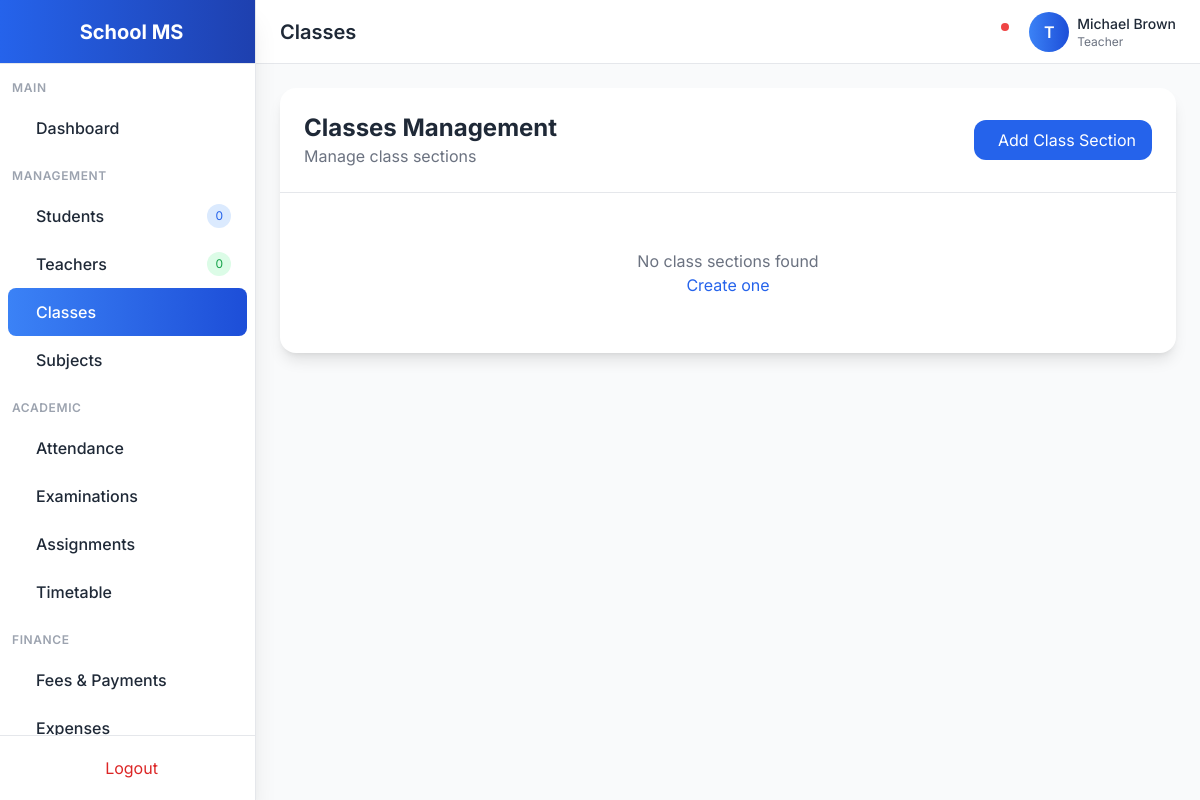
The app's page /academics/class-sections/ (signed in), older data.
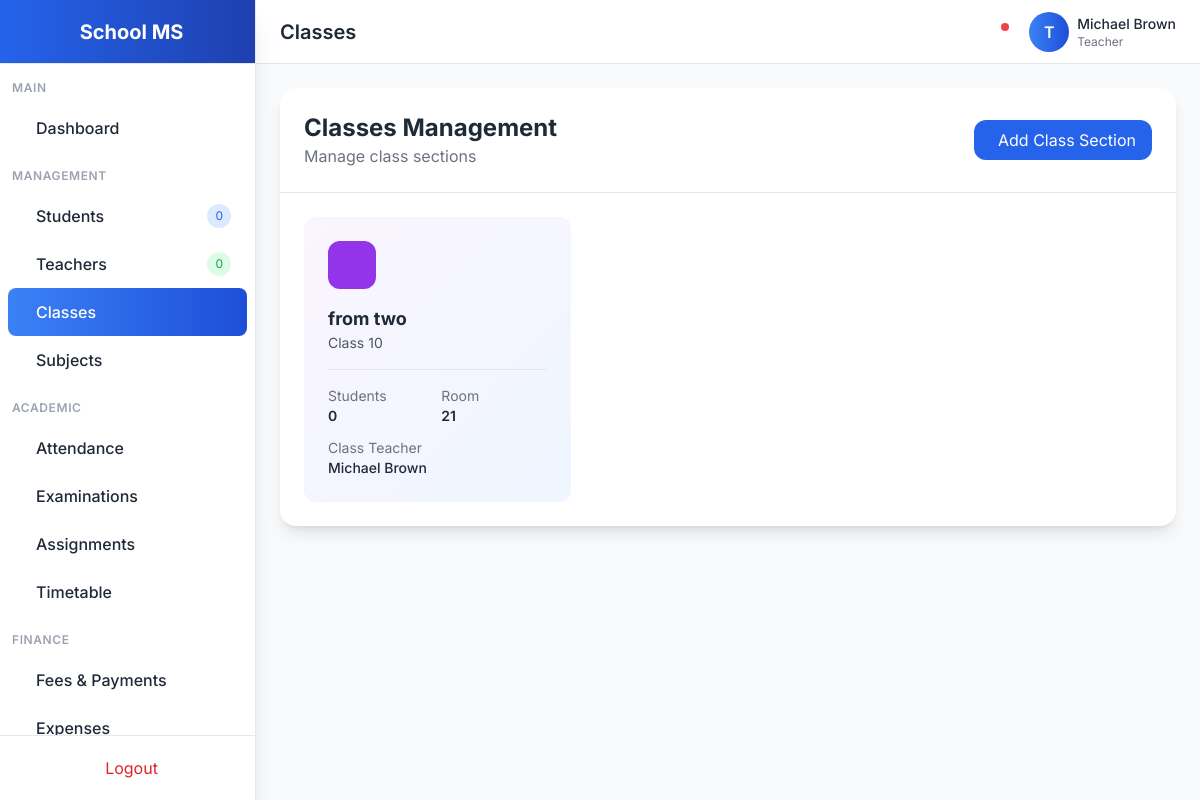
The same page, newer data.
### academics/models.py (models this page shows, shortened)
class ClassSection(models.Model):
    name = models.CharField(max_length=20)
    class_level = models.ForeignKey(ClassLevel, on_delete=models.CASCADE, related_name='sections')
    academic_year = models.ForeignKey(AcademicYear, on_delete=models.CASCADE, related_name='sections')
    class_teacher = models.ForeignKey('accounts.TeacherProfile', on_delete=models.SET_NULL, null=True, blank=True, related_name='assigned_classes')
    room_number = models.CharField(max_length=20, blank=True)
    max_students = models.IntegerField(default=40)
    class Meta:
        unique_together = ['name', 'class_level', 'academic_year']

class ClassLevel(models.Model):
    name = models.CharField(max_length=50)
    numeric_level = models.IntegerField()
    description = models.TextField(blank=True)
    class Meta:
        ordering = ['numeric_level']

### accounts/models.py (models this page shows, shortened)
class TeacherProfile(models.Model):
    DESIGNATION_CHOICES = [
        ('principal', 'Principal'),
        ('vice_principal', 'Vice Principal'),
        ('head_teacher', 'Head Teacher'),
        ('senior_teacher', 'Senior Teacher'),
        ('teacher', 'Teacher'),
        ('assistant_teacher', 'Assistant Teacher'),
    ]
    user = models.OneToOneField(User, on_delete=models.CASCADE, related_name='teacher_profile')
    employee_id = models.CharField(max_length=20, unique=True)
    designation = models.CharField(max_length=100, choices=DESIGNATION_CHOICES, default='teacher')
    qualification = models.CharField(max_length=200)
    department = models.CharField(max_length=100)
    joining_date = models.DateField()
    specializations = models.TextField(blank=True)
    experience_years = models.PositiveIntegerField(default=0)
    is_active = models.BooleanField(default=True)

class User(AbstractUser):
    ROLE_CHOICES = [
        ('admin', 'Admin'),
        ('teacher', 'Teacher'),
        ('student', 'Student'),
        ('parent', 'Parent'),
    ]
    GENDER_CHOICES = [
        ('male', 'Male'),
        ('female', 'Female'),
        ('other', 'Other'),
    ]
    role = models.CharField(max_length=20, choices=ROLE_CHOICES, default='student')
    gender = models.CharField(max_length=10, choices=GENDER_CHOICES, blank=True)
    phone = models.CharField(max_length=20, blank=True)
    address = models.TextField(blank=True)
    photo = models.ImageField(upload_to='profiles/', blank=True, null=True)
    date_of_birth = models.DateField(null=True, blank=True)
    created_at = models.DateTimeField(auto_now_add=True)
    updated_at = models.DateTimeField(auto_now=True)
    class Meta:
        ordering = ['-created_at']

### academics/views.py (the view)
# urls.py: path('class-sections/', views.ClassSectionListView.as_view(), name='class-section-list'),
class ClassSectionListView(LoginRequiredMixin, ListView):
    model = ClassSection
    template_name = 'academics/class_section_list.html'
    context_object_name = 'class_sections'
    paginate_by = 20
    def get_queryset(self):
        return ClassSection.objects.select_related('class_level', 'academic_year', 'class_teacher').all()

### templates/academics/class_section_list.html (shortened to what this page needs)
{% extends 'base.html' %}
{% block page_title %}Classes{% endblock %}
{% block content %}
<div class="bg-white dark:bg-gray-800 rounded-2xl shadow-lg">
    <div class="p-6 border-b dark:border-gray-700 flex flex-col md:flex-row md:items-center md:justify-between gap-4">
        <div>
            <h2 class="text-2xl font-bold">Classes Management</h2>
            <p class="text-gray-500 dark:text-gray-400">Manage class sections</p>
        </div>
        <a href="{% url 'class-section-create' %}" class="inline-flex items-center px-4 py-2 bg-primary-600 text-white rounded-xl hover:bg-primary-700 transition">
             Add Class Section
        </a>
    </div>
    <div class="p-6">
        <div class="grid grid-cols-1 md:grid-cols-2 lg:grid-cols-3 gap-6">
            {% for section in class_sections %}
            <div class="bg-gradient-to-br from-purple-50 to-blue-50 dark:from-purple-900/20 dark:to-blue-900/20 rounded-xl p-6 hover:shadow-lg transition">
                <div class="flex items-center justify-between mb-4">
                    <div class="w-12 h-12 bg-purple-600 rounded-xl flex items-center justify-center text-white">
                    </div>
                    <div class="flex space-x-1">
                        <a href="{% url 'class-section-update' section.pk %}" class="p-2 text-gray-500 hover:bg-white/50 rounded-lg transition">
                        </a>
                        <a href="{% url 'class-section-delete' section.pk %}" class="p-2 text-red-500 hover:bg-red-50 rounded-lg transition">
                        </a>
                    </div>
                </div>
                <h3 class="font-bold text-lg">{{ section.name }}</h3>
                <p class="text-sm text-gray-600 dark:text-gray-400">{{ section.class_level.name }}</p>
                <div class="mt-4 pt-4 border-t border-gray-200 dark:border-gray-700 grid grid-cols-2 gap-2 text-sm">
                    <div>
                        <p class="text-gray-500">Students</p>
                        <p class="font-semibold">{{ section.students.count }}</p>
                    </div>
                    <div>
                        <p class="text-gray-500">Room</p>
                        <p class="font-semibold">{{ section.room_number|default:"-" }}</p>
                    </div>
                </div>
                {% if section.class_teacher %}
                <div class="mt-3 text-sm">
                    <p class="text-gray-500">Class Teacher</p>
                    <p class="font-medium">{{ section.class_teacher.user.get_full_name }}</p>
                </div>
                {% endif %}
            </div>
            {% empty %}
            <div class="col-span-full text-center py-8 text-gray-500">
                <p>No class sections found</p>
                <a href="{% url 'class-section-create' %}" class="text-primary-600 hover:underline">Create one</a>
            </div>
            {% endfor %}
        </div>
    </div>
</div>
{% endblock %}

Row changes from the older to the newer data that the page shows:
added ClassSection: name "from two", class_level.name "Class 10", students.count "0", room_number "21", class_teacher.user.get_full_name "Michael Brown"
Text that changed along with them:
text no longer shown: "No class sections found Create one"
